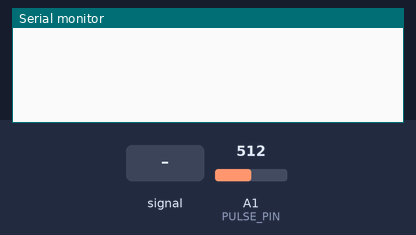
Bench run of a sketch on a simulated Arduino Uno, built with avr-gcc and run on an emulated ATmega328P. Parts: the last lines printed to the serial monitor. The test bench sets the inputs (shaded band); at power-on: A1 (PULSE_PIN) = 512.

Above: at 1.2 s.
1.3 s: A1 (PULSE_PIN) fed a 200 Hz sine of ±81 counts around its level
At 1.51 s:
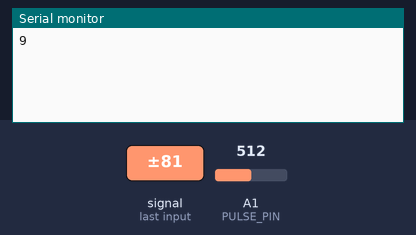
3.1 s: A1 (PULSE_PIN) set to 560
At 3.31 s:
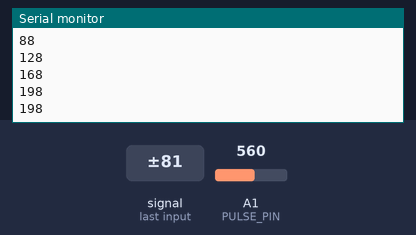
4.6 s: A1 (PULSE_PIN) fed a 2 Hz sine of ±306 counts around its level
At 5.4 s:
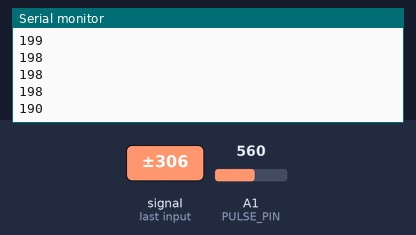
6.1 s: A1 (PULSE_PIN) set to 716
At 6.2 s:
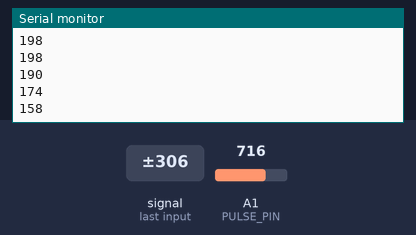
Timing chart, 0 to 8.6 s (numbered marks = the images above; inputs shaded):
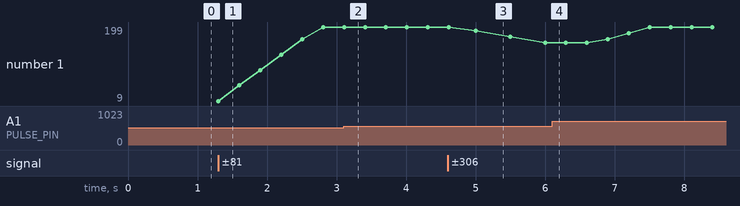

The sketch:

Sensor_test_ver4.ino
```cpp
//more stable and accurate readings, averages BPM readings to reduce fluctuations and noise

#define PULSE_PIN 15

int threshold = 550;

unsigned long lastBeat = 0;
int bpm = 0;

const int samples = 5;
int bpmBuffer[samples];
int idx = 0;

void setup() {
  Serial.begin(115200);

  for (int i = 0; i < samples; i++) {
    bpmBuffer[i] = 0;
  }
}

void loop() {
  int signal = analogRead(PULSE_PIN);

  if (signal > threshold) {
    unsigned long now = millis();

    if (now - lastBeat > 300) {
      int instantBPM = 60000 / (now - lastBeat);
      lastBeat = now;

      if (instantBPM > 30 && instantBPM < 220) {
        bpmBuffer[idx] = instantBPM;
        idx = (idx + 1) % samples;

        int sum = 0;
        for (int i = 0; i < samples; i++) {
          sum += bpmBuffer[i];
        }

        bpm = sum / samples;

        Serial.println(bpm);

        delay(200);
      }
    }
  }
}
```

Measured:
- after the input at 1.3 s, the serial monitor: prints a new line at once (image 1)
- after the input at 4.6 s, the serial monitor: prints a new line after 0.40 s (image 3)
- plotted number 1: 198 → 158 after the input at 4.6 s
